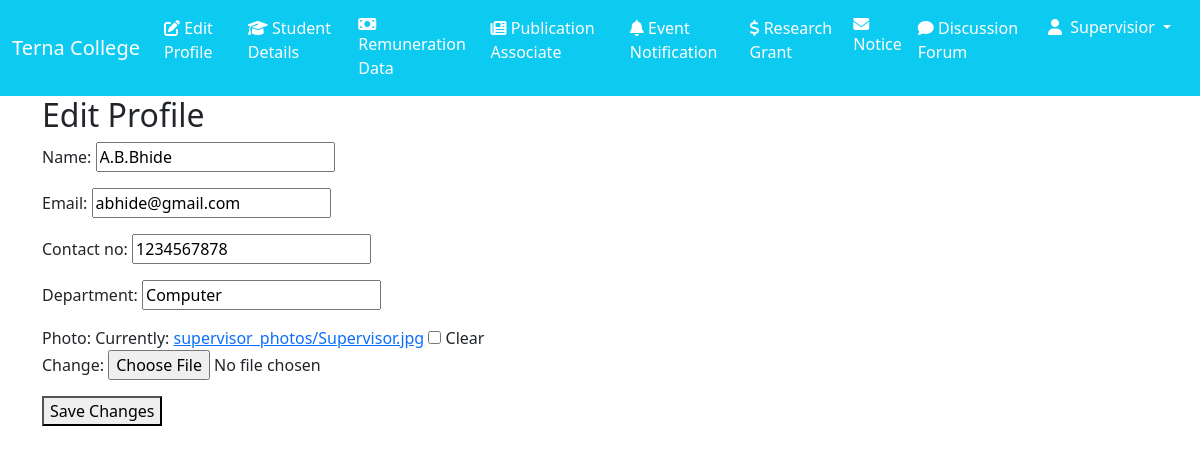
The page /edit_profile/ on the database its author committed.
### Homepage/models.py (models this page shows, shortened)
class Supervisor(models.Model):
    name = models.CharField(max_length=100)
    email = models.EmailField()
    contact_no = models.CharField(max_length=15)
    department = models.CharField(max_length=100)
    photo = models.ImageField(upload_to='supervisor_photos/', blank=True, null=True)

### Homepage/views.py (the view)
# urls.py: path('edit_profile/', views.edit_profile, name='edit_profile'),
def edit_profile(request):
    supervisor = Supervisor.objects.get(name="A.B.Bhide")
    if request.method == 'POST':
        form = SupervisorProfileForm(request.POST, request.FILES, instance=supervisor)
        if form.is_valid():
            form.save()
            supervisor = Supervisor.objects.get(name='A.B.Bhide')
            return render(request, 'supervisor/supervisor_home.html', {'supervisor': supervisor})
    else:
        form = SupervisorProfileForm(instance=supervisor)
    return render(request, 'supervisor/edit_profile.html', {'form': form})

### Homepage/forms.py
class SupervisorProfileForm(forms.ModelForm):
    class Meta:
        model = Supervisor
        fields = ['name', 'email', 'contact_no', 'department', 'photo']

### Homepage/templates/Supervisor/Edit_Profile.html (shortened to what this page needs)
{% extends "supervisor_base.html" %}
{% block content %}
    <div class="container">
        <h2>Edit Profile</h2>
        <form method="post" enctype="multipart/form-data">
            {{ form.as_p }}
            <button type="submit">Save Changes</button>
        </form>
    </div>
{% endblock %}

### rows shown on the page
Supervisor: name "A.B.Bhide", email "abhide@gmail.com", contact_no "1234567878", department "Computer"
